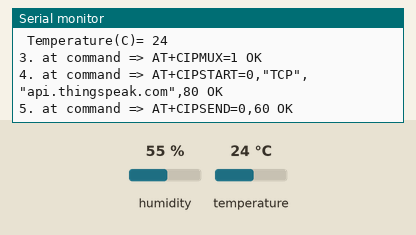
This sketch was run on a simulated Arduino Uno, built with avr-gcc and run on an emulated ATmega328P. On the bench: the last lines printed to the serial monitor. Inputs (shaded band) come from the test bench; at power-on: humidity 55 %, temperature 24 °C. The modem accepts every AT command (registered, SIM ready, sends succeed) and sends nothing else.

Above: at 1.2 s.
1.3 s: humidity set to 22 %
At 1.87 s:
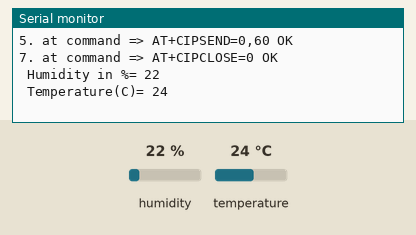
4.9 s: temperature set to 12 °C
At 5.48 s:
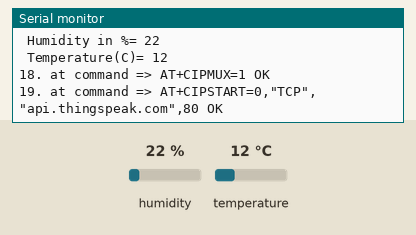
6.4 s: humidity set to 40 %
At 7.12 s:
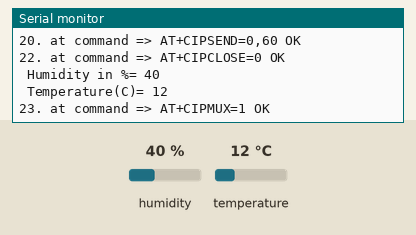
Timing chart, 0 to 9.4 s (numbered marks = the images above; inputs shaded):
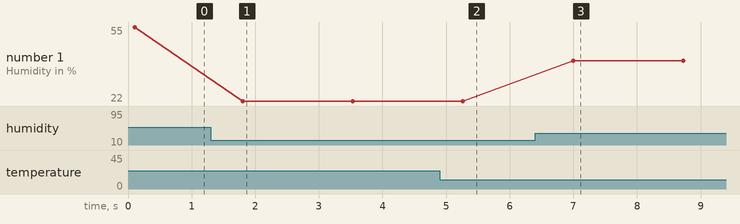

Measured:
- after the input at 1.3 s, the serial monitor: prints a new line after 0.50 s (image 1)
- after the input at 4.9 s, the serial monitor: prints a new line after 0.43 s (image 2)
- after the input at 6.4 s, the serial monitor: prints a new line after 0.60 s (image 3)
- plotted number 1: 55 → 22 after the input at 1.3 s

The sketch:

Arduino_DHT_Thingspeak.ino
```cpp
#include <SoftwareSerial.h>
#include <dht11.h>
#define RX 2
#define TX 3
#define dht_apin 7 // Analog Pin sensor is connected to
dht11 dhtObject;
String AP = "ine";       // AP NAME
String PASS = "inundiine"; // AP PASSWORD
String API = "AOPVX9WP0YH6P1ZQ";   // Write API KEY
String HOST = "api.thingspeak.com";
String PORT = "80";
int countTrueCommand;
int countTimeCommand;
boolean found = false;
int valSensor = 1;

SoftwareSerial espModule(RX,TX);

void setup() {
  Serial.begin(9600);
  espModule.begin(115200);
  sendCommand("AT",5,"OK");
  sendCommand("AT+CWMODE=1",5,"OK");
  sendCommand("AT+CWJAP=\""+ AP +"\",\""+ PASS +"\"",20,"OK");
}

void loop() {

 String getData = "GET /update?api_key="+ API +"&field1="+getTemperatureValue()+"&field2="+getHumidityValue();
 sendCommand("AT+CIPMUX=1",5,"OK");
 sendCommand("AT+CIPSTART=0,\"TCP\",\""+ HOST +"\","+ PORT,15,"OK");
 sendCommand("AT+CIPSEND=0," +String(getData.length()+4),4,">");
 espModule.println(getData);delay(1500);countTrueCommand++;
 sendCommand("AT+CIPCLOSE=0",5,"OK");
}


String getTemperatureValue(){

   dhtObject.read(dht_apin);
   Serial.print(" Temperature(C)= ");
   int temp = dhtObject.temperature;
   Serial.println(temp);
   delay(50);
   return String(temp);

}


String getHumidityValue(){

   dhtObject.read(dht_apin);
   Serial.print(" Humidity in %= ");
   int humidity = dhtObject.humidity;
   Serial.println(humidity);
   delay(50);
   return String(humidity);

}

void sendCommand(String command, int maxTime, char readReplay[]) {
  Serial.print(countTrueCommand);
  Serial.print(". at command => ");
  Serial.print(command);
  Serial.print(" ");
  while(countTimeCommand < (maxTime*1))
  {
    espModule.println(command);//at+cipsend
    if(espModule.find(readReplay))//ok
    {
      found = true;
      break;
    }

    countTimeCommand++;
  }

  if(found == true)
  {
    Serial.println("OK");
    countTrueCommand++;
    countTimeCommand = 0;
  }

  if(found == false)
  {
    Serial.println("Fail");
    countTrueCommand = 0;
    countTimeCommand = 0;
  }

  found = false;
 }
```
